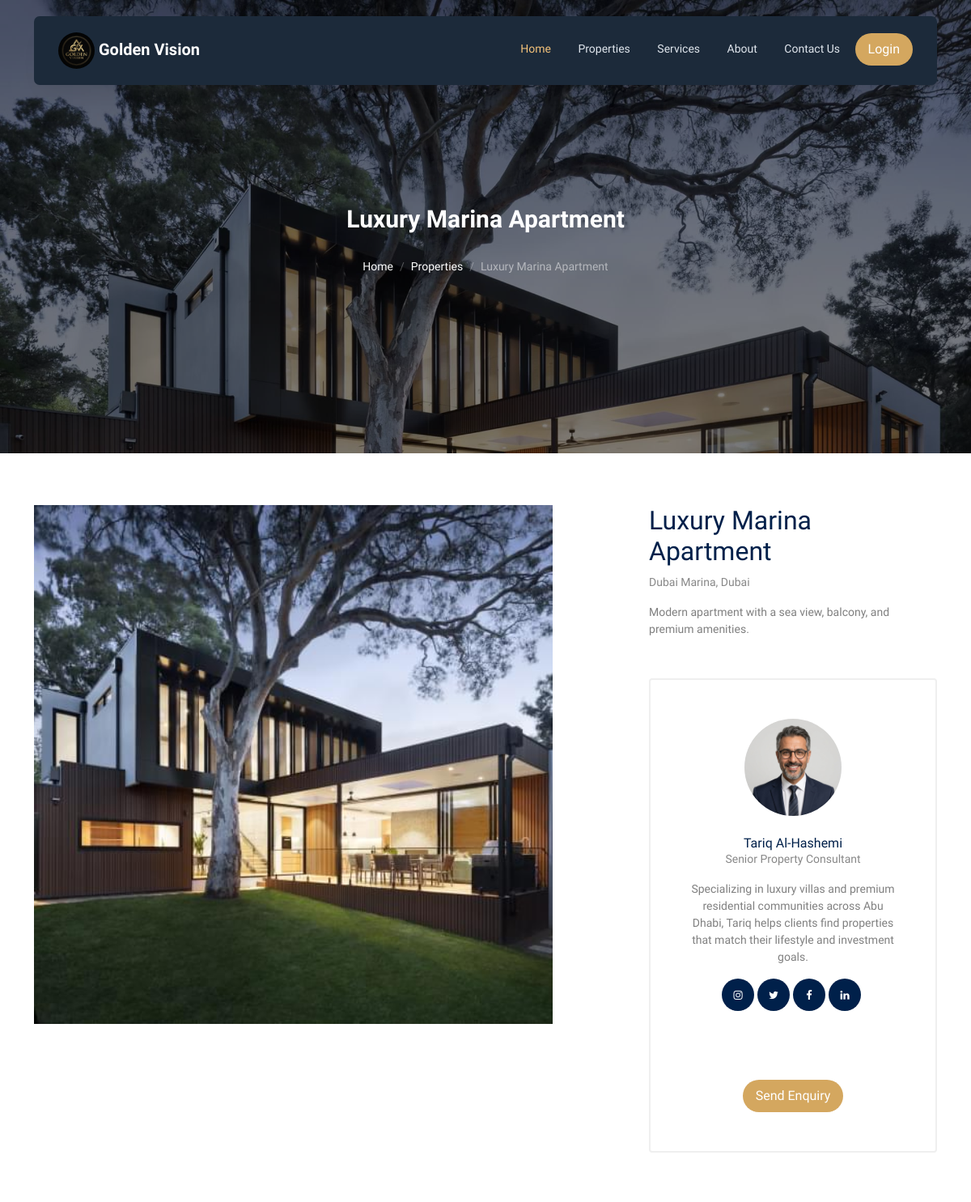
/property_details/5/ (upper part), run on an earlier commit of the app's database.
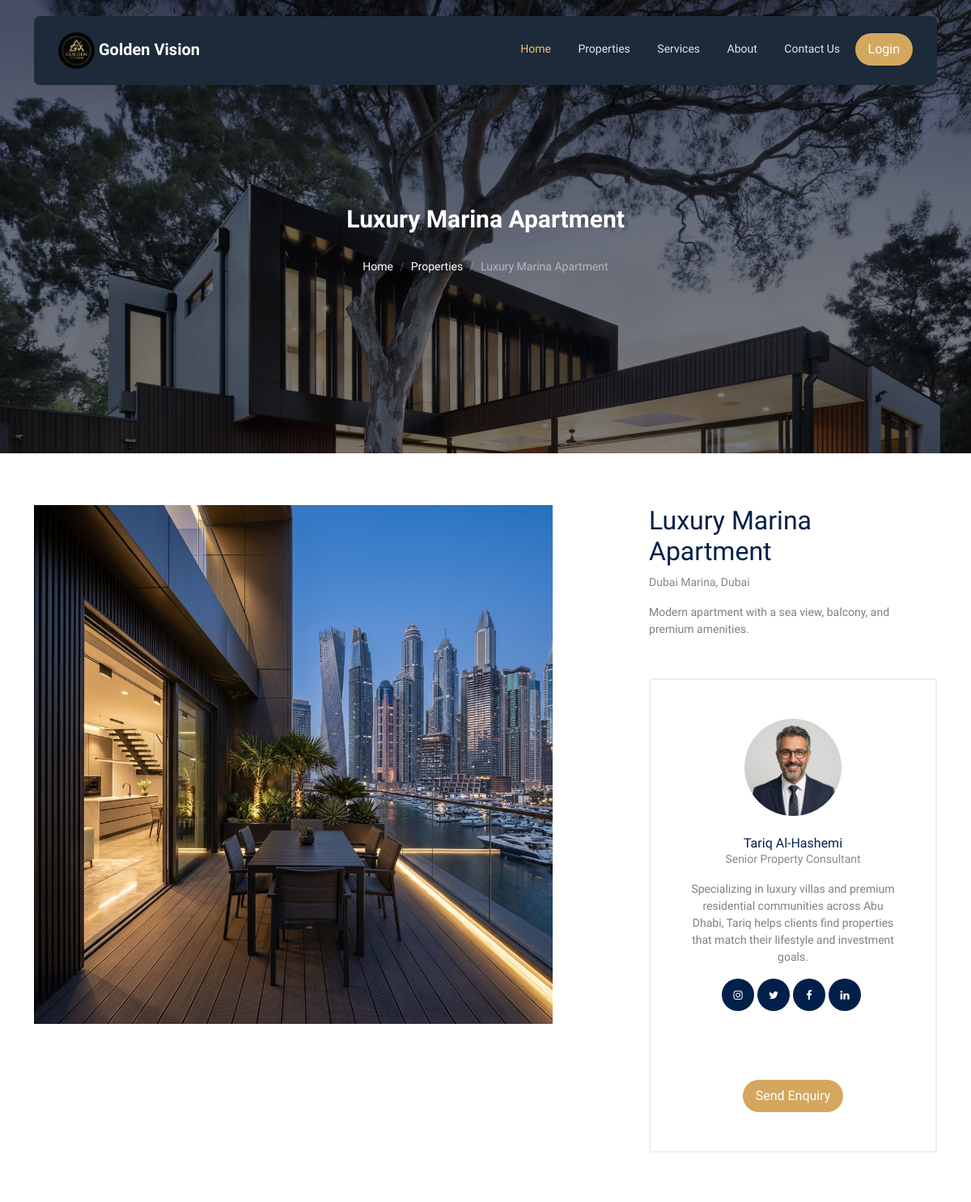
And on a later commit of the database.
### realestate_app/models.py (models this page shows, shortened)
class Property(models.Model):
    PROPERTY_TYPE = (
        ('Sale', 'Sale'),
        ('Rent', 'Rent'),
    )
    PROPERTY_STATUS = (
        ('Available', 'Available'),
        ('Sold', 'Sold'),
        ('Rented', 'Rented'),
    )
    property_code = models.CharField(
        max_length=50,
        unique=True
    )
    title = models.CharField(max_length=200)
    category = models.ForeignKey(
        PropertyCategory,
        on_delete=models.CASCADE
    )
    agent = models.ForeignKey(
        RealEstateUser,
        on_delete=models.SET_NULL,
        null=True,
        blank=True,
        limit_choices_to={'role': 'Agent'}
    )
    property_type = models.CharField(
        max_length=20,
        choices=PROPERTY_TYPE
    )
    description = models.TextField(blank=True, null=True)
    price = models.DecimalField(
        max_digits=12,
        decimal_places=2,
        blank=True,
        null=True
    )
    location = models.CharField(max_length=255)
    bedrooms = models.IntegerField(
        blank=True,
        null=True
    )
    bathrooms = models.IntegerField(
        blank=True,
        null=True
    )
    area_sqft = models.DecimalField(
        max_digits=10,
        decimal_places=2,
        blank=True,
        null=True
    )
    status = models.CharField(
        max_length=20,
        choices=PROPERTY_STATUS,
        default='Available'
    )
    video_tour = models.FileField(
        upload_to='property_videos/',
        blank=True,
        null=True
    )
    featured_property = models.BooleanField(
        default=False
    )
    created_at = models.DateTimeField(
        auto_now_add=True
    )

class PropertyImage(models.Model):
    property = models.ForeignKey(
        Property,
        on_delete=models.CASCADE,
        related_name='images'
    )
    image = models.ImageField(
        upload_to='property_images/'
    )

class RealEstateUser(AbstractUser):
    name = models.CharField(max_length=100, blank=True, null=True)
    role = models.CharField(max_length=20, choices=[('Admin', 'Admin'), ('Agent', 'Agent'), ('Block', 'Block')])
    previous_role = models.CharField(max_length=50, blank=True, null=True)
    phone = models.CharField(max_length=15, blank=True, null=True)
    department = models.CharField(max_length=100, null=True, blank=True)
    profile_photo = models.ImageField(upload_to='profile_photos/',blank=True,null=True)
    designation = models.CharField(max_length=100,blank=True,null=True)
    bio = models.TextField(blank=True,null=True)
    facebook_link = models.URLField(blank=True,null=True)
    linkedin_link = models.URLField(blank=True,null=True)
    instagram_link = models.URLField(blank=True,null=True)
    twitter_link = models.URLField(blank=True,null=True)

### realestate_app/views.py (the view)
# urls.py: path('property_details/<int:id>/', views.property_details, name='property_details'),
def property_details(request, id):
    property = get_object_or_404(Property, id=id)
    return render(request, 'public/property_details.html', {'property': property})

### templates/public/property_details.html (shortened to what this page needs)
{% extends 'public/base.html' %}
{% load static %}
{% block content %}
<div
  class="hero page-inner overlay"
  style="background-image: url('/static/images/hero_bg_3.jpg')"
>
  <div class="container">
    <div class="row justify-content-center align-items-center">
      <div class="col-lg-9 text-center mt-5">
        <h1 class="heading" data-aos="fade-up">
          {{ property.title }}
        </h1>
        <nav aria-label="breadcrumb" data-aos="fade-up" data-aos-delay="200">
          <ol class="breadcrumb text-center justify-content-center">
            <li class="breadcrumb-item"><a href="{% url 'index' %}">Home</a></li>
            <li class="breadcrumb-item"><a href="{% url 'properties' %}">Properties</a></li>
            <li class="breadcrumb-item active text-white-50" aria-current="page">
              {{ property.title }}
            </li>
          </ol>
        </nav>
      </div>
    </div>
  </div>
</div>
<div class="section">
  <div class="container">
    <div class="row justify-content-between">
      <div class="col-lg-7">
        <div class="img-property-slide-wrap">
          <div class="img-property-slide">
            {% with property.images.all|first as main_image %}
              {% if main_image %}
                <img
                  src="{{ main_image.image.url }}"
                  alt="{{ property.title }}"
                  class="img-fluid"
                  style="width: 100%; height: auto; object-fit: cover;"
                />
              {% endif %}
            {% endwith %}
          </div>
        </div>
      </div>
      <div class="col-lg-4">
        <h2 class="heading text-primary">{{ property.title }}</h2>
        <p class="meta">{{ property.location }}</p>
        <p class="text-black-50">{{ property.description }}</p>
        <div class="d-block agent-box p-5 text-center">
  <div class="img mb-4">
    {% if property.agent and property.agent.profile_photo %}
      <img
        src="{{ property.agent.profile_photo.url }}"
        alt="{{ property.agent.name }}"
        class="img-fluid rounded-circle"
        style="width: 120px; height: 120px; object-fit: cover;"
      />
    {% endif %}
  </div>
  <div class="text">
    <h3 class="mb-0">
      {% if property.agent %}
        {{ property.agent.name }}
      {% else %}
        Our Property Consultant
      {% endif %}
    </h3>
    <div class="meta mb-3">
      {% if property.agent and property.agent.designation %}
        {{ property.agent.designation }}
      {% else %}
        Real Estate Specialist
      {% endif %}
    </div>
    <p>
      {% if property.agent and property.agent.bio %}
        {{ property.agent.bio }}
      {% else %}
        Contact us to learn more about this property and explore similar options.
      {% endif %}
    </p>
    <ul class="list-unstyled social dark-hover d-flex justify-content-center">
      <li class="me-1"><a href="{{ property.agent.instagram_link }}" target="_blank"><span class="icon-instagram"></span></a></li>
      <li class="me-1"><a href="{{ property.agent.twitter_link }}" target="_blank"><span class="icon-twitter"></span></a></li>
      <li class="me-1"><a href="{{ property.agent.facebook_link }}" target="_blank"><span class="icon-facebook"></span></a></li>
      <li class="me-1"><a href="{{ property.agent.linkedin_link }}" target="_blank"><span class="icon-linkedin"></span></a></li>
    </ul>
    <br><br><br>
    <a href="{% url 'send_property_inquiry' property.id %}" class="btn btn-primary py-2 px-3">Send Enquiry</a>
  </div>
</div>
      </div>
    </div>
  </div>
</div>
{% endblock %}

### templates/public/base.html (shortened to what this page needs)
{%load static%}
<!DOCTYPE html>
<html lang="en">
  <head>
    <link rel="stylesheet" href="{% static 'fonts/icomoon/style.css' %}" />
    <link rel="stylesheet" href="{% static 'fonts/flaticon/font/flaticon.css' %}" />
    <link rel="stylesheet" href="{% static 'css/tiny-slider.css' %}" />
    <link rel="stylesheet" href="{% static 'css/aos.css' %}" />
    <link rel="stylesheet" href="{% static 'css/style.css' %}" />
    <link rel="stylesheet" href="{% static 'css/custom-login.css' %}">
  </head>
  <body>
    <nav class="site-nav">
      <div class="container">
        <div class="menu-bg-wrap">
          <div class="site-navigation">
            <a class="navbar-brand" href="{% url 'index' %}">
              <img src="{% static 'images/golden_vision.jpeg' %}" alt="Golden Vision Logo" width="45" height="45" class="d-inline-block rounded-circle" style="object-fit: cover;">
              <span class="fw-bold text-gold text-white">Golden Vision</span>
            </a>
            <ul
              class="js-clone-nav d-none d-lg-inline-block text-start site-menu float-end"
            >
              <li class="active"><a href="{% url 'index' %}">Home</a></li>
              <li>
                <a href="{% url 'properties' %}">Properties</a>
              </li>
              <li><a href="{% url 'services' %}">Services</a></li>
              <li><a href="{% url 'about' %}">About</a></li>
              <li><a href="{% url 'contact' %}">Contact Us</a></li>
              <a href="{% url 'login' %}" class="btn btn-primary py-2 px-3">Login</a>
            </ul>
          </div>
        </div>
      </div>
    </nav>
{% block content %}{% endblock %}
  </body>
</html>

### static/css/tiny-slider.css (style rules this page uses)
.tns-slider { -webkit-transition:all 0s;-moz-transition:all 0s;transition:all 0s }
.tns-slider>.tns-item { -webkit-box-sizing:border-box;-moz-box-sizing:border-box;box-sizing:border-box }
.tns-horizontal.tns-subpixel { white-space:nowrap }
.tns-horizontal.tns-subpixel>.tns-item { display:inline-block;vertical-align:top;white-space:normal }

What changed in the data, as far as the page shows it:
removed PropertyImage: image (picture)
added PropertyImage: image (picture)
